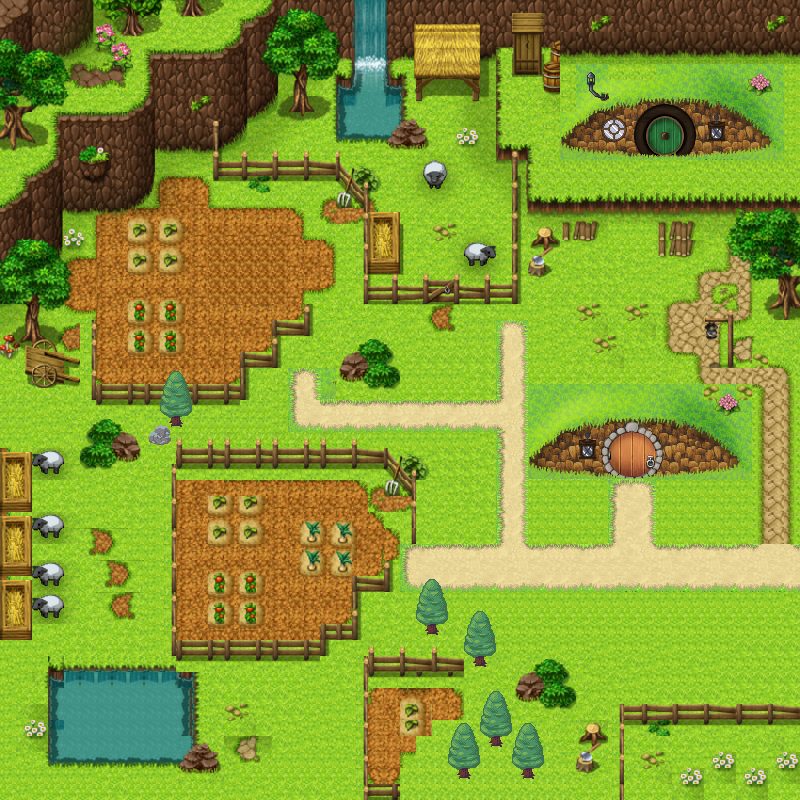

Rendered tile map (Tiled .tmx) drawn with the repository's tilesets; below, a short description and the map source with its tile grids summarised:
An orthogonal 50x50 tile map with 16x16 px tiles, 7 tile layers (Background, Path, Field, Top1, ...), 3 tilesets and 99 objects (92x collision, spawn_farm, exit_farm, cereal1_path1, cereal1_path2, ...).

<map version="1.5" tiledversion="1.7.2" orientation="orthogonal" renderorder="right-down" width="50" height="50" tilewidth="16" tileheight="16" infinite="0" nextlayerid="18" nextobjectid="120">
 <tileset firstgid="1" source="nature.tsx" />
 <tileset firstgid="2092" source="farm.tsx" />
 <tileset firstgid="3192" source="RPG Nature.tsx" />
 <layer id="11" name="Background" width="50" height="50">
  <data>[2500 cells, 2272 non-empty, 984 distinct tile ids]</data>
 </layer>
 <layer id="3" name="Path" width="50" height="50">
  <data>[2500 cells, 279 non-empty, 189 distinct tile ids]</data>
 </layer>
 <layer id="9" name="Field" width="50" height="50">
  <data>[2500 cells, 132 non-empty, 36 distinct tile ids]</data>
 </layer>
 <layer id="14" name="Top1" width="50" height="50">
  <data>[2500 cells, 0 non-empty, 0 distinct tile ids]</data>
 </layer>
 <layer id="15" name="Top2" width="50" height="50">
  <data>[2500 cells, 0 non-empty, 0 distinct tile ids]</data>
 </layer>
 <layer id="16" name="Top3" width="50" height="50">
  <data>[2500 cells, 0 non-empty, 0 distinct tile ids]</data>
 </layer>
 <layer id="17" name="Top4" width="50" height="50">
  <data>[2500 cells, 36 non-empty, 6 distinct tile ids]</data>
 </layer>
 <objectgroup id="5" name="objects">
  <object id="1" name="spawn_farm" x="720.5" y="555.333">
   <point />
  </object>
  <object id="2" name="exit_farm" x="761.261" y="542" width="36.3333" height="45.6667" />
  <object id="10" type="collision" x="0.333167" y="-0.666683" width="5.667" height="802.667" />
  <object id="11" type="collision" x="795.167" y="587.666" width="4.167" height="117.667" />
  <object id="17" type="collision" x="149.75" y="427" width="25" height="19.5">
   <ellipse />
  </object>
  <object id="18" type="collision" x="516.333" y="673.833" width="25.3333" height="30">
   <ellipse />
  </object>
  <object id="19" type="collision" x="521.75" y="683" width="53" height="24.5">
   <ellipse />
  </object>
  <object id="20" type="collision" x="167.5" y="417" width="14" height="9.5" />
  <object id="22" type="collision" x="472" y="657.25" width="14" height="9.5" />
  <object id="23" type="collision" x="488.5" y="736.75" width="14" height="9.5" />
  <object id="24" type="collision" x="455.5" y="768.75" width="14" height="9.5" />
  <object id="25" type="collision" x="520" y="769.25" width="14" height="9.5" />
  <object id="26" type="collision" x="575.5" y="760.25" width="17" height="10.5" />
  <object id="28" type="collision" x="580.5" y="751.75" width="11.5" height="10.5" />
  <object id="29" type="collision" x="579.75" y="723.75" width="25.5" height="18.5" />
  <object id="30" type="collision" x="161.333" y="398.583" width="29" height="17.3333" />
  <object id="31" type="collision" x="364" y="656.917" width="3.66667" height="142.833" />
  <object id="32" type="collision" x="368.5" y="784.583" width="30.6667" height="16.4997" />
  <object id="33" type="collision" x="370" y="646.583" width="94" height="28.8333" />
  <object id="34" type="collision" x="320.5" y="625.083" width="36.5" height="14.3333" />
  <object id="36" type="collision" x="353.25" y="577.333" width="4" height="46.8333" />
  <object id="37" type="collision" x="358" y="576.583" width="30" height="14.3333" />
  <object id="38" type="collision" x="384.5" y="562.833" width="4" height="14.3333" />
  <object id="39" type="collision" x="411" y="471.333" width="4" height="72.3333" />
  <object id="40" type="collision" x="417.694" y="482.034" width="11.7418" height="44.6191" rotation="137.395" />
  <object id="41" type="collision" x="398.538" y="482.835" width="11.7418" height="11.1347" rotation="101.989" />
  <object id="42" type="collision" x="129.47" y="172.409" width="25.3333" height="26">
   <ellipse />
  </object>
  <object id="43" type="collision" x="178.5" y="640.083" width="146" height="19.8333" />
  <object id="44" type="collision" x="356.5" y="450.083" width="29.5" height="13.3333" />
  <object id="45" type="collision" x="170.5" y="464.083" width="5.5" height="193.333" />
  <object id="46" type="collision" x="426.5" y="622.75" width="14" height="9.5" />
  <object id="47" type="collision" x="529.25" y="654.25" width="38.5" height="25.5">
   <ellipse />
  </object>
  <object id="48" type="collision" x="338.833" y="353" width="29.3333" height="29">
   <ellipse />
  </object>
  <object id="50" type="collision" x="357.833" y="339" width="33.3333" height="29">
   <ellipse />
  </object>
  <object id="51" type="collision" x="361.833" y="364.5" width="37.8333" height="25">
   <ellipse />
  </object>
  <object id="52" type="collision" x="594.619" y="420.546" width="71.8029" height="56.5391" rotation="1.06345">
   <ellipse />
  </object>
  <object id="53" type="collision" x="539.249" y="438.157" width="71.8029" height="39.8323" rotation="344.082">
   <ellipse />
  </object>
  <object id="54" type="collision" x="654.676" y="416.741" width="71.8029" height="44.0988" rotation="19.7307">
   <ellipse />
  </object>
  <object id="55" type="collision" x="553.161" y="430.921" width="65.3926" height="42.1592" rotation="356.159">
   <ellipse />
  </object>
  <object id="56" type="collision" x="645.079" y="422.571" width="51.8412" height="43.8585" rotation="19.7307">
   <ellipse />
  </object>
  <object id="57" type="collision" x="693.579" y="431.071" width="51.8412" height="28.486" rotation="19.7307">
   <ellipse />
  </object>
  <object id="58" type="collision" x="529.599" y="444.084" width="71.8029" height="32.3456" rotation="344.082">
   <ellipse />
  </object>
  <object id="59" type="collision" x="524.599" y="434.827" width="127.093" height="32.3456" rotation="344.082">
   <ellipse />
  </object>
  <object id="60" type="collision" x="631.769" y="397.022" width="127.093" height="32.3456" rotation="24.3438">
   <ellipse />
  </object>
  <object id="61" type="collision" x="719.786" y="389.576" width="24.1605" height="21.2476" rotation="19.7307">
   <ellipse />
  </object>
  <object id="62" type="collision" x="177.5" y="449.333" width="179" height="17.3333" />
  <object id="63" type="collision" x="190" y="385.833" width="53.5" height="17.3333" />
  <object id="64" type="collision" x="239" y="352.333" width="6" height="31.8333" />
  <object id="65" type="collision" x="247" y="352.583" width="31" height="15.3333" />
  <object id="66" type="collision" x="270.5" y="319.833" width="8" height="31.8333" />
  <object id="67" type="collision" x="279.5" y="319.583" width="28.5" height="15.8333" />
  <object id="68" type="collision" x="303.75" y="304.083" width="6" height="15.8333" />
  <object id="69" type="collision" x="364" y="183.583" width="6" height="119.833" />
  <object id="70" type="collision" x="372.629" y="199.19" width="18.5273" height="44.6191" rotation="137.395" />
  <object id="71" type="collision" x="350.629" y="195.933" width="11.7418" height="11.1347" rotation="101.989" />
  <object id="72" type="collision" x="213" y="162.333" width="126" height="17.3333" />
  <object id="73" type="collision" x="213" y="145.333" width="5.5" height="17.3333" />
  <object id="74" type="collision" x="63.25" y="192.833" width="63" height="17.3333" />
  <object id="75" type="collision" x="145.5" y="132.833" width="9" height="46.3333" />
  <object id="76" type="collision" x="402.833" y="454" width="25.3333" height="26">
   <ellipse />
  </object>
  <object id="77" type="collision" x="119.333" y="182.5" width="25.3333" height="26">
   <ellipse />
  </object>
  <object id="78" type="collision" x="148.5" y="131.333" width="63" height="17.3333" />
  <object id="79" type="collision" x="54" y="192.833" width="8.5" height="58.3333" />
  <object id="80" type="collision" x="91.25" y="321.833" width="5" height="80.3333" />
  <object id="81" type="collision" x="95.75" y="382.833" width="93.5" height="17.3333" />
  </objectgroup>
 <objectgroup id="6" name="GrassPath">
  <!-- 5 objects omitted --></objectgroup>
</map>
<!-- 34 of 99 objects omitted -->
